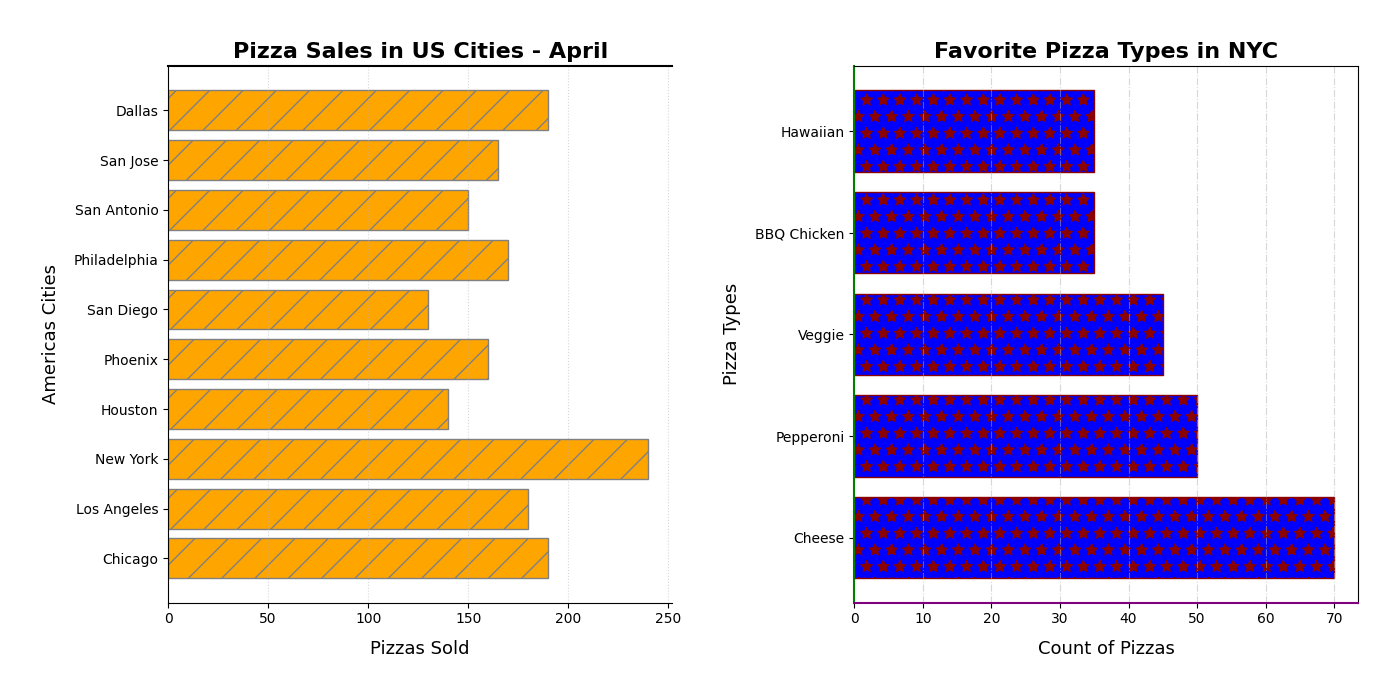

Write Python code to recreate this figure.
import matplotlib.pyplot as plt

cities = ['Chicago', 'Los Angeles', 'New York', 'Houston', 'Phoenix', 'San Diego', 'Philadelphia', 'San Antonio', 'San Jose', 'Dallas']
pizzas_sold = [190, 180, 240, 140, 160, 130, 170, 150, 165, 190]

types = ['Cheese', 'Pepperoni', 'Veggie', 'BBQ Chicken', 'Hawaiian']
type_data = {'New York': [70, 50, 45, 35, 35]}

# Change subplot from (2, 1) to (1, 2)
fig, (ax1, ax2) = plt.subplots(1, 2, figsize=(14, 7))

bars1 = ax1.barh(cities, pizzas_sold, color='orange', edgecolor='grey', hatch='/')
bars2 = ax2.barh(types, type_data['New York'], color='blue', edgecolor='darkred', hatch='*')

ax1.set_title('Pizza Sales in US Cities - April', fontsize=16, fontweight='semibold')
ax1.set_xlabel('Pizzas Sold', fontsize=13, labelpad=10)
ax1.set_ylabel('Americas Cities', fontsize=13, labelpad=10)

ax2.set_title('Favorite Pizza Types in NYC', fontsize=16, fontweight='semibold')
ax2.set_xlabel('Count of Pizzas', fontsize=13, labelpad=10)
ax2.set_ylabel('Pizza Types', fontsize=13, labelpad=10)

ax1.xaxis.grid(True, linestyle=':', alpha=0.5)
ax2.xaxis.grid(True, linestyle='-.', alpha=0.5)

ax1.spines['top'].set_linewidth(1.5)
ax1.spines['right'].set_visible(False)
ax2.spines['left'].set_color('green')
ax2.spines['left'].set_linewidth(1.5)
ax2.spines['bottom'].set_color('purple')
ax2.spines['bottom'].set_linewidth(1.5)

plt.tight_layout(pad=3.0)
plt.show()
